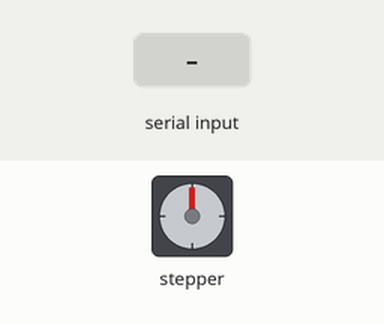
Simulated run of this sketch. Board: Raspberry Pi Pico. Shown: stepper motor. Inputs (shaded band) come from the test bench. Stepper angles assume 200 steps per turn; what the sketch prints to the serial monitor is not drawn.

Above: at 1.2 s.
1.3 s: "1\n" received over Serial
At 3.7 s:
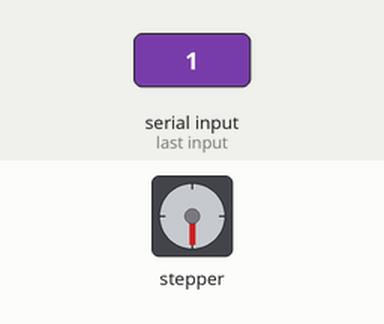
4.3 s: "1\n" received over Serial
At 5.75 s:
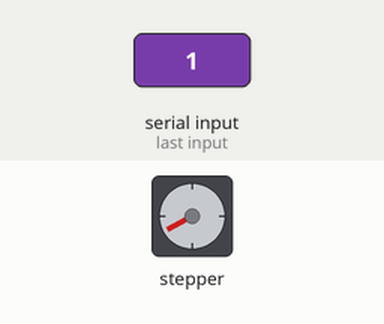
7.3 s: "1\n" received over Serial
At 8.45 s:
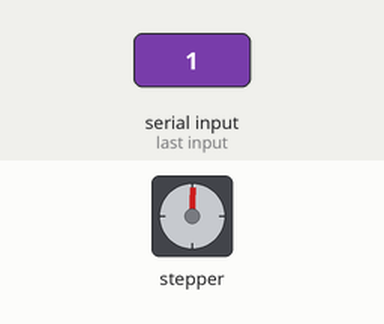
Timing chart, 0 to 10.6 s (numbered marks = the images above; inputs shaded):
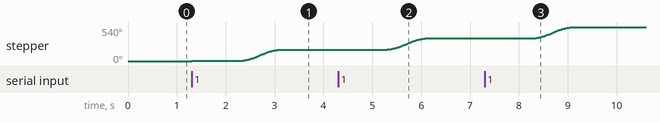

The sketch:

motor_stepper_27.ino
```cpp
// snippet: motor_stepper_27
// tags: motor, stepper, direction, accelstepper
// not-tags: 28byj48, uln2003, 4wire, 2048
// boards: avr, esp32, megaavr, nano33iot, romi32u4, rp2040
// library: AccelStepper
// description: Stepper jog mode: AccelStepper on pins 2/3
// prompts: stepper, accelstepper, steps, steps, print, current
// verified: compile-only
// source: kd-generated (id 27)
// exact-include: AccelStepper.h

#include <AccelStepper.h>

AccelStepper stepper(AccelStepper::DRIVER, 2, 3);  // step=2, dir=3

void setup() {
  Serial.begin(9600);
  stepper.setMaxSpeed(1000);       // steps/sec
  stepper.setAcceleration(500);    // steps/sec²
  stepper.moveTo(0);               // start at position 0
}

void loop() {
  if (Serial.available() > 0) {
    int jog = Serial.parseInt();
    if (jog == 1) {
      stepper.moveTo(stepper.currentPosition() + 100);  // absolute target position (steps); call ONCE, not every loop
    } else if (jog == -1) {
      stepper.moveTo(stepper.currentPosition() - 100);  // absolute target position (steps); call ONCE, not every loop
    }
  }

  if (stepper.distanceToGo() == 0) {
    stepper.runToPosition();
    Serial.print("Current Position: ");
    Serial.println(stepper.currentPosition());  // current position in steps (no currentSpeed() method exists)
  }

  stepper.run();  // MUST be called every loop iteration to step the motor
}
```
